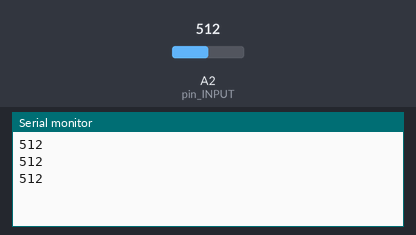
The sketch below on a simulated Arduino Uno, built with avr-gcc and run on an emulated ATmega328P. Parts: the last lines printed to the serial monitor. Inputs (shaded band) come from the test bench; at power-on: A2 (pin_INPUT) = 512.

Above: at 1.3 s.
1.4 s: A2 (pin_INPUT) set to 716
At 1.9 s:
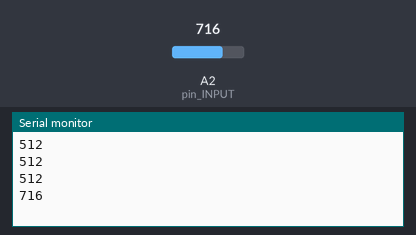
2.9 s: A2 (pin_INPUT) set to 900
At 3.4 s:
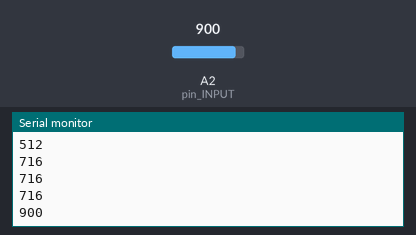
Timing chart, 0 to 5.9 s (numbered marks = the images above; inputs shaded):
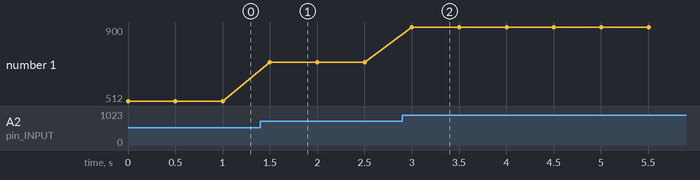

Measured:
- after the input at 1.4 s, the serial monitor: prints a new line after 0.10 s (image 1)
- after the input at 2.9 s, the serial monitor: prints a new line after 0.10 s (image 2)
- plotted number 1: 512 → 716 after the input at 1.4 s, 716 → 900 after the input at 2.9 s

The sketch:

sensortest.ino
```cpp
#define pin_INPUT A2

void setup() {
  // put your setup code here, to run once:
  Serial.begin(9600);
  pinMode(pin_INPUT, INPUT);

  while (!Serial)
  {
    delay(1000);
  }
}

void loop()
{
  // put your main code here, to run repeatedly:
  Serial.println(analogRead(pin_INPUT));
  delay(500);
}
```
